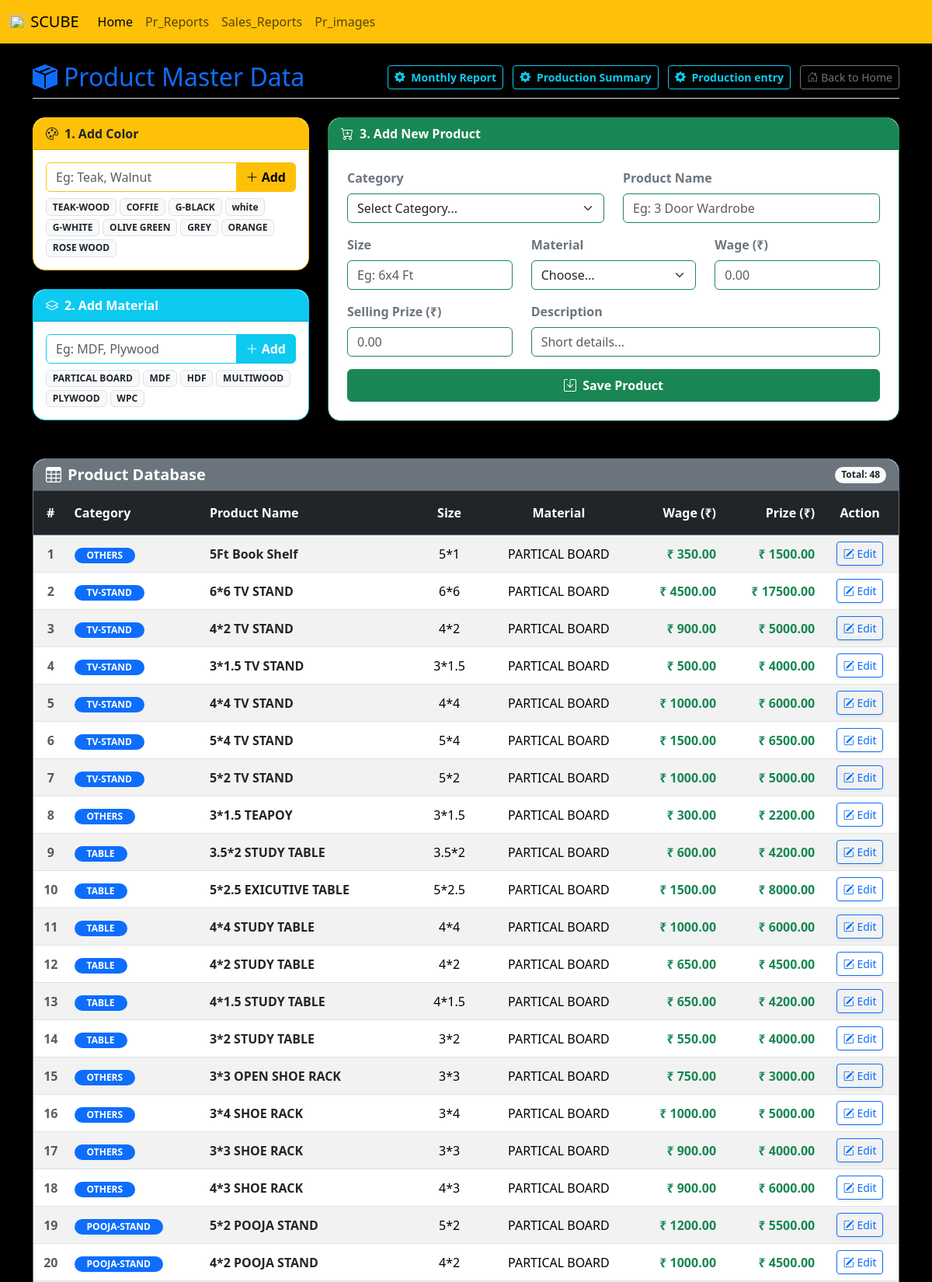
/product-master/ (signed in, upper part), run on the app's committed database.
### manager/models.py (models this page shows, shortened)
class BoardColor(models.Model):
    color = models.CharField(max_length=100, unique=True)

class BoardMaterial(models.Model):
    material = models.CharField(max_length=100, unique=True)

class ProductItem(models.Model):
    pb_category = models.CharField(choices=Catogory_choice, max_length=50, verbose_name="Category")
    pb_name = models.CharField(max_length=150, unique=True, verbose_name="Product Name")
    pb_size = models.CharField(max_length=100, null=True, blank=True, verbose_name="Size")
    pb_material = models.CharField(max_length=100, null=True, blank=True, verbose_name="Material")
    pb_wage = models.DecimalField(max_digits=10, decimal_places=2, default=0, verbose_name="Wage")
    pb_prize = models.DecimalField(max_digits=10, decimal_places=2, default=0, verbose_name="Prize")
    pb_description = models.TextField(null=True, blank=True, verbose_name="Description")

### manager/views.py (the view, shortened to what this page needs)
# urls.py: path('product-master/', views.product_master, name='product_master'),
@user_passes_test(is_pb_worker_or_admin)
def product_master(request):
    colors = BoardColor.objects.all()
    materials = BoardMaterial.objects.all()
    products = ProductItem.objects.all().order_by('-id')
    context = {'colors': colors, 'materials': materials, 'products': products, 'categories': Catogory_choice}
    return render(request, 'product_master.html', context)

### manager/views.py (called while the page is built)
def is_pb_worker_or_admin(user):
    return user.is_authenticated and (user.is_superuser or user.username == 'pb_worker')

### manager/templates/product_master.html (shortened to what this page needs)
{% extends 'blank_layout.html' %}
{% block content %}
<body class="bg-light">
    <div class="container mt-4 mb-5">
        <div class="d-flex justify-content-between align-items-center mb-4 border-bottom pb-2">
            <h2 class="text-primary m-0"><i class="bi bi-box-seam-fill me-2"></i>Product Master Data</h2>
            <div>
                 <a href="{% url 'wage_report_current' %}" class="btn btn-outline-info btn-sm fw-bold me-2 shadow-sm"><i class="bi bi-gear-fill me-1"></i> Monthly Report</a>
                 <a href="{% url 'board_production_summary' %}" class="btn btn-outline-info btn-sm fw-bold me-2 shadow-sm"><i class="bi bi-gear-fill me-1"></i> Production Summary</a>
                <a href="{% url 'board_production_entry' %}" class="btn btn-outline-info btn-sm fw-bold me-2 shadow-sm"><i class="bi bi-gear-fill me-1"></i> Production entry</a>
                <a href="{% url 'home' %}" class="btn btn-outline-secondary btn-sm shadow-sm"><i class="bi bi-house-door me-1"></i>Back to Home</a>
            </div>
        </div>
        <div class="row g-4">
            <div class="col-md-4">
                <div class="card shadow-sm border-warning rounded-4 mb-4">
                    <div class="card-header bg-warning text-dark rounded-top-4 fw-bold">
                        <i class="bi bi-palette me-2"></i>1. Add Color
                    </div>
                    <div class="card-body p-3">
                        <form method="POST" action="{% url 'product_master' %}">
                            <div class="input-group mb-2">
                                <input type="text" name="color" class="form-control border-warning" placeholder="Eg: Teak, Walnut" required>
                                <button type="submit" name="add_color" class="btn btn-warning fw-bold"><i class="bi bi-plus-lg"></i> Add</button>
                            </div>
                            <div class="d-flex flex-wrap gap-1 mt-2">
                                {% for c in colors %}
                                    <span class="badge bg-light text-dark border">{{ c.color }}</span>
                                {% endfor %}
                            </div>
                        </form>
                    </div>
                </div>
                <div class="card shadow-sm border-info rounded-4">
                    <div class="card-header bg-info text-white rounded-top-4 fw-bold">
                        <i class="bi bi-layers me-2"></i>2. Add Material
                    </div>
                    <div class="card-body p-3">
                        <form method="POST" action="{% url 'product_master' %}">
                            <div class="input-group mb-2">
                                <input type="text" name="material" class="form-control border-info" placeholder="Eg: MDF, Plywood" required>
                                <button type="submit" name="add_material" class="btn btn-info text-white fw-bold"><i class="bi bi-plus-lg"></i> Add</button>
                            </div>
                            <div class="d-flex flex-wrap gap-1 mt-2">
                                {% for m in materials %}
                                    <span class="badge bg-light text-dark border">{{ m.material }}</span>
                                {% endfor %}
                            </div>
                        </form>
                    </div>
                </div>
            </div>
            <div class="col-md-8">
                <div class="card shadow-sm border-success rounded-4 h-100">
                    <div class="card-header bg-success text-white rounded-top-4 fw-bold">
                        <i class="bi bi-cart-plus me-2"></i>3. Add New Product
                    </div>
                    <div class="card-body p-4">
                        <form method="POST" action="{% url 'product_master' %}">
                            <div class="row">
                                <div class="col-md-6 mb-3">
                                    <label class="form-label fw-bold text-secondary">Category</label>
                                    <select name="pb_category" class="form-select border-success" required>
                                        <option value="" disabled selected>Select Category...</option>
                                    </select>
                                </div>
                                <div class="col-md-6 mb-3">
                                    <label class="form-label fw-bold text-secondary">Product Name</label>
                                    <input type="text" name="pb_name" class="form-control border-success" placeholder="Eg: 3 Door Wardrobe" required>
                                </div>
                                <div class="col-md-4 mb-3">
                                    <label class="form-label fw-bold text-secondary">Size</label>
                                    <input type="text" name="pb_size" class="form-control border-success" placeholder="Eg: 6x4 Ft">
                                </div>
                                <div class="col-md-4 mb-3">
                                    <label class="form-label fw-bold text-secondary">Material</label>
                                    <select name="pb_material" class="form-select border-success">
                                        <option value="">Choose...</option>
                                    </select>
                                </div>
                                <div class="col-md-4 mb-3">
                                    <label class="form-label fw-bold text-secondary">Wage (₹)</label>
                                    <input type="number" step="0.01" name="pb_wage" class="form-control border-success" placeholder="0.00">
                                </div>
                                <div class="col-md-4 mb-3">
                                    <label class="form-label fw-bold text-secondary">Selling Prize (₹)</label>
                                    <input type="number" step="0.01" name="pb_prize" class="form-control border-success" placeholder="0.00" required>
                                </div>
                                <div class="col-md-8 mb-3">
                                    <label class="form-label fw-bold text-secondary">Description</label>
                                    <input type="text" name="pb_description" class="form-control border-success" placeholder="Short details...">
                                </div>
                            </div>
                            <button type="submit" name="add_product" class="btn btn-success fw-bold w-100 py-2">
                                <i class="bi bi-save me-1"></i> Save Product
                            </button>
                        </form>
                    </div>
                </div>
            </div>
        </div>
        <div class="row mt-5">
            <div class="col-12">
                <div class="card shadow-sm border-secondary rounded-4">
                    <div class="card-header bg-secondary text-white rounded-top-4 d-flex justify-content-between align-items-center">
                        <h5 class="mb-0 fw-bold"><i class="bi bi-table me-2"></i>Product Database</h5>
                        <span class="badge bg-light text-dark rounded-pill">Total: {{ products|length }}</span>
                    </div>
                    <div class="card-body p-0">
                        <div class="table-responsive">
                            <table class="table table-hover table-striped align-middle mb-0">
                                <thead class="table-dark text-center border-bottom border-secondary">
                                    <tr>
                                        <th class="py-3">#</th>
                                        <th class="py-3 text-start">Category</th>
                                        <th class="py-3 text-start">Product Name</th>
                                        <th class="py-3">Size</th>
                                        <th class="py-3">Material</th>
                                        <th class="py-3 text-end">Wage (₹)</th>
                                        <th class="py-3 text-end">Prize (₹)</th>
                                        <th class="py-3 text-center">Action</th>
                                    </tr>
                                </thead>
                                <tbody>
                                    {% for item in products %}
                                    <tr class="text-center">
                                        <td class="text-muted fw-bold">{{ forloop.counter }}</td>
                                        <td class="text-start"><span class="badge bg-primary rounded-pill px-3">{{ item.pb_category }}</span></td>
                                        <td class="text-start fw-bold text-dark">{{ item.pb_name }}</td>
                                        <td>{{ item.pb_size|default:"-" }}</td>
                                        <td>{{ item.pb_material|default:"-" }}</td>
                                        <td class="text-end fw-bold text-success fs-6">₹ {{ item.pb_wage }}</td>
                                        <td class="text-end fw-bold text-success fs-6">₹ {{ item.pb_prize }}</td>
                                        <td>
                                            <button class="btn btn-sm btn-outline-primary shadow-sm" data-bs-toggle="modal" data-bs-target="#editProductModal{{ item.id }}">
                                                <i class="bi bi-pencil-square"></i> Edit
                                            </button>
                                        </td>
                                    </tr>
                                    {% endfor %}
                                </tbody>
                            </table>
                        </div>
                    </div>
                </div>
            </div>
        </div>
    </div>
</body>
{% endblock %}

### data on the page
BoardColor: color "TEAK-WOOD"
BoardColor: color "COFFIE"
BoardColor: color "G-BLACK"
BoardColor: color "white"
BoardColor: color "G-WHITE"
BoardColor: color "OLIVE GREEN"
BoardColor: color "GREY"
BoardColor: color "ORANGE"
BoardColor: color "ROSE WOOD"
BoardMaterial: material "PARTICAL BOARD"
BoardMaterial: material "MDF"
BoardMaterial: material "HDF"
BoardMaterial: material "MULTIWOOD"
BoardMaterial: material "PLYWOOD"
BoardMaterial: material "WPC"
ProductItem: pb_category "OTHERS", pb_name "5Ft Book Shelf", pb_size "5*1", pb_material "PARTICAL BOARD", pb_wage "350.00", pb_prize "1500.00"
ProductItem: pb_category "TV-STAND", pb_name "6*6 TV STAND", pb_size "6*6", pb_material "PARTICAL BOARD", pb_wage "4500.00", pb_prize "17500.00"
ProductItem: pb_category "TV-STAND", pb_name "4*2 TV STAND", pb_size "4*2", pb_material "PARTICAL BOARD", pb_wage "900.00", pb_prize "5000.00"
ProductItem: pb_category "TV-STAND", pb_name "3*1.5 TV STAND", pb_size "3*1.5", pb_material "PARTICAL BOARD", pb_wage "500.00", pb_prize "4000.00"
ProductItem: pb_category "TV-STAND", pb_name "4*4 TV STAND", pb_size "4*4", pb_material "PARTICAL BOARD", pb_wage "1000.00", pb_prize "6000.00"
ProductItem: pb_category "TV-STAND", pb_name "5*4 TV STAND", pb_size "5*4", pb_material "PARTICAL BOARD", pb_wage "1500.00", pb_prize "6500.00"
ProductItem: pb_category "TV-STAND", pb_name "5*2 TV STAND", pb_size "5*2", pb_material "PARTICAL BOARD", pb_wage "1000.00", pb_prize "5000.00"
ProductItem: pb_category "OTHERS", pb_name "3*1.5 TEAPOY", pb_size "3*1.5", pb_material "PARTICAL BOARD", pb_wage "300.00", pb_prize "2200.00"
ProductItem: pb_category "TABLE", pb_name "3.5*2 STUDY TABLE", pb_size "3.5*2", pb_material "PARTICAL BOARD", pb_wage "600.00", pb_prize "4200.00"
ProductItem: pb_category "TABLE", pb_name "5*2.5 EXICUTIVE TABLE", pb_size "5*2.5", pb_material "PARTICAL BOARD", pb_wage "1500.00", pb_prize "8000.00"
ProductItem: pb_category "TABLE", pb_name "4*4 STUDY TABLE", pb_size "4*4", pb_material "PARTICAL BOARD", pb_wage "1000.00", pb_prize "6000.00"
ProductItem: pb_category "TABLE", pb_name "4*2 STUDY TABLE", pb_size "4*2", pb_material "PARTICAL BOARD", pb_wage "650.00", pb_prize "4500.00"
ProductItem: pb_category "TABLE", pb_name "4*1.5 STUDY TABLE", pb_size "4*1.5", pb_material "PARTICAL BOARD", pb_wage "650.00", pb_prize "4200.00"
ProductItem: pb_category "TABLE", pb_name "3*2 STUDY TABLE", pb_size "3*2", pb_material "PARTICAL BOARD", pb_wage "550.00", pb_prize "4000.00"
ProductItem: pb_category "OTHERS", pb_name "3*3 OPEN SHOE RACK", pb_size "3*3", pb_material "PARTICAL BOARD", pb_wage "750.00", pb_prize "3000.00"
ProductItem: pb_category "OTHERS", pb_name "3*4 SHOE RACK", pb_size "3*4", pb_material "PARTICAL BOARD", pb_wage "1000.00", pb_prize "5000.00"
ProductItem: pb_category "OTHERS", pb_name "3*3 SHOE RACK", pb_size "3*3", pb_material "PARTICAL BOARD", pb_wage "900.00", pb_prize "4000.00"
ProductItem: pb_category "OTHERS", pb_name "4*3 SHOE RACK", pb_size "4*3", pb_material "PARTICAL BOARD", pb_wage "900.00", pb_prize "6000.00"
ProductItem: pb_category "POOJA-STAND", pb_name "5*2 POOJA STAND", pb_size "5*2", pb_material "PARTICAL BOARD", pb_wage "1200.00", pb_prize "5500.00"
ProductItem: pb_category "POOJA-STAND", pb_name "4*2 POOJA STAND", pb_size "4*2", pb_material "PARTICAL BOARD", pb_wage "1000.00", pb_prize "4500.00"

### other printed values
{{ products|length }} "48"
